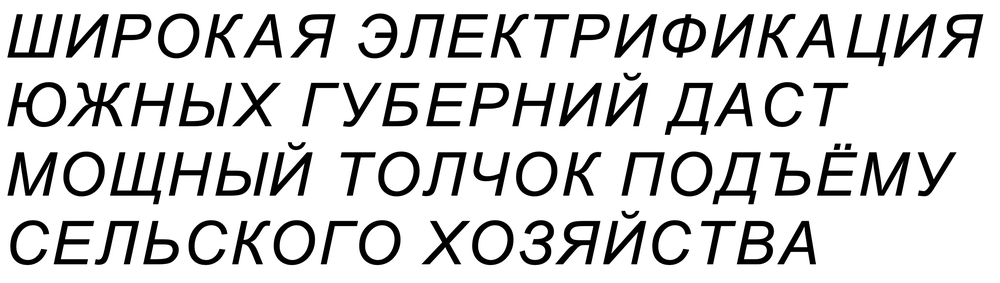
#> input picture media/samples/text/text3.png, 1000 x 283 px, shrunk from 2620 x 742 before the run
$ python task5.py   (older library calls are emulated)
#> lines starting #> are read from the running program, lines starting #| are printed output that depends on the picture; after the words box and inside, x2 and y2 are one past the last pixel; in counts of white or black regions, pixels touching at a corner belong together
### modules/text_generation.py
from PIL import Image
from PIL import ImageDraw
from PIL import ImageFont


def generate_img_from_text(text, font_path, font_size):
    # Создание белого квадрата, на котором будет написан текст
#> called with font_path = 'fonts/arial_italic.ttf', font_size = 52
    img_width = round(font_size * 1.2)
    img_height = round(font_size * 1.2)
    img = Image.new('RGB', (img_width, img_height), (255, 255, 255))
#> img: PIL image 62x62 RGB; every value is 255
    idraw = ImageDraw.Draw(img)

    # Печать текста поверх белово квадрата
    font = ImageFont.truetype(font_path, font_size)

    text_width, text_height = idraw.textsize(text, font=font)
#> text_width = 2870; text_height = 55
    idraw.text(((img_width - text_width) / 2, (img_height - text_height) / 2), text, (0, 0, 0), font=font)
    return img


# [20 lines left out: functions create_image_sample_text, generate_dictionary, not called in this run]

### utils.py
"""
Модуль содержить различные вспомогательные функции общего назначения
"""
from PIL import Image
import numpy as np
import time


def picture_to_array(image_path):
    """
    Получает матрицу пикселей из изображения по пути
    :param image_path: путь к исходному изображению
    :return: матрица пикселей
    """
#> called with image_path = 'media/samples/text/text3.png'
    img = Image.open(image_path)
#> img is the input picture: PIL image 1000x283 RGBA; mean R, G, B, A 210.3, 210.3, 210.3, 255
    img.load()
    return np.array(img)


# [23 lines left out: functions array_to_picture, timeit, not called in this run]


def pix_invert(pix_normalized, _):
    pix_height = pix_normalized.shape[0]
    pix_width = pix_normalized.shape[1]

    pix_inverted = np.empty([pix_height, pix_width]).astype(np.uint8)

    for x in range(0, pix_height):
        for y in range(0, pix_width):
            pix_inverted[x][y] = 1 if (pix_normalized[x][y] == 0) else 0

    return pix_inverted

### modules/semitone.py
import numpy as np


def semitone(pix_array):
    height, width, _ = pix_array.shape
    pix_new = np.empty([height, width]).astype(np.uint8)

    for x in range(0, height):
        for y in range(0, width):
            pix_new[x][y] = np.mean(pix_array[x][y])

    return pix_new

### modules/binarization.py
import numpy as np
from numpy.lib.stride_tricks import as_strided


# [47 lines left out: functions view_as_windows, bernsen_threshold, not called in this run]


def apply_threshold(pix_arr, threshold=128, wp_val=255):
    return ((pix_arr >= threshold) * wp_val).astype(np.uint8)

### modules/signs.py
import numpy as np
import matplotlib.pyplot as plt

from PIL import Image
from PIL import ImageDraw

import math


# [8 lines left out: function weight, not called in this run]


def specific_weight(pix_arr):
    size = pix_arr.shape
    return weight(pix_arr) / (size[0] * size[1])


# [9 lines left out: function calc_moment, not called in this run]


def zero_moment(pix_arr):
    return calc_moment(pix_arr, 0, 0)


def center_of_gravity_x(pix_arr):
    return calc_moment(pix_arr, 1, 0) / zero_moment(pix_arr)


def center_of_gravity_y(pix_arr):
    return calc_moment(pix_arr, 0, 1) / zero_moment(pix_arr)


def norm_center_of_gravity_x(pix_arr):
    return (center_of_gravity_x(pix_arr) - 1) / (pix_arr.shape[0] - 1)


def norm_center_of_gravity_y(pix_arr):
    return (center_of_gravity_y(pix_arr) - 1) / (pix_arr.shape[1] - 1)


# [22 lines left out: functions axial_moment_horizontal, axial_moment_vertical, not called in this run]


def norm_axial_moment_horizontal(pix_arr):
    return axial_moment_horizontal(pix_arr) / (weight(pix_arr)**2)


def norm_axial_moment_vertical(pix_arr):
    return axial_moment_vertical(pix_arr) / (weight(pix_arr)**2)


def calc_image_profile(pix, p=0, q=0):
    pix_height = pix.shape[0]
    pix_width = pix.shape[1]

    profile = []

    if p == 1:
        for x in range(0, pix_height):
            current_sum = 0
            for y in range(0, pix_width):
                current_sum += pix[x][y]
            profile.append(current_sum)
    elif q == 1:
        for y in range(0, pix_width):
            current_sum = 0
            for x in range(0, pix_height):
                current_sum += pix[x][y]
            profile.append(current_sum)

    return profile


def calc_image_profile_angle(pix):
    pix_height = pix.shape[0]
    pix_width = pix.shape[1]
    ctg = 27/130

    profile = []

    for y in range(math.ceil(pix_height * ctg), pix_width):
        current_sum = 0
        for x in range(0, pix_height):
            current_sum += pix[x][y - math.ceil(ctg * x)]
        profile.append(current_sum)

    return profile


def horizontal_profile(profile, path, figsize=(5.0, 5.0)):
    pts = np.arange(len(profile))
    fig, ax = plt.subplots(figsize=figsize)
    ax.plot(profile[::-1], pts)
    ax.set_yticklabels([])
    fig.savefig(path)
    plt.close()


def vertical_profile(profile, path, figsize=(5.0, 5.0)):
    pts = np.arange(len(profile))
    fig, ax = plt.subplots(figsize=figsize)
    ax.plot(pts, profile)
    ax.set_xticklabels([])
    fig.savefig(path)
    plt.close()


# Блок про распознавание
def detect_symbols_in_profile(p):
    bounds = []

    bound_start = None
    for i in range(0, len(p)):
        if (p[i - 1] == 0 and p[i] != 0) or i == 0:
            bound_start = i
        elif (p[i - 1] != 0 and p[i] == 0) or (i == len(p) - 1 and bound_start is not None):
            bounds.append((bound_start, i))
            bound_start = None

    return bounds


def detect_strings(p, n):
    bounds = []
    white_counter = 1

    bound_start = None

    for i in range(0, len(p)):
        if p[i] == 0 and bound_start is not None:
            if p[i - 1] != 0:
                white_counter = 1
            else:
                white_counter = white_counter + 1

            if white_counter == n:
                bounds.append((bound_start, i - white_counter))
                bound_start = None
        elif p[i] != 0:
            if bound_start is None:
                bound_start = i

        # [8 lines of commented-out code are left out]
    return bounds


def draw_polygons(source_path, result_path, rects):
    """
    :param source_path:
    :param result_path:
    :param rects: [x0, y0, x1, y1]
    :return:
    """
    img = Image.open(source_path)
    img.load()
    draw = ImageDraw.Draw(img)
    for i in range(0, len(rects)):
        draw.polygon(rects[i], outline="red")
        #draw.rectangle(rects[i], outline="red")

    img.save(result_path)


# [8 lines left out: function draw_lines, not called in this run]


def get_polygon(pix):
    result = []
    prof_x = calc_image_profile(pix, 1, 0)
    horizontal_bounds = detect_strings(prof_x, 2)
    for i in range(0, len(horizontal_bounds)):
        (y0, y1) = horizontal_bounds[i]
        line_pix = pix[y0:y1]
        prof_y = calc_image_profile_angle(line_pix)
        vertical_bounds = detect_symbols_in_profile(prof_y)
        for j in range(0, len(vertical_bounds)):
            (x0, x1) = vertical_bounds[j]
            char_pix = line_pix[:, x0:x1]
            result.append(get_symbol_polygon(char_pix, x0, x1, y0, y1))

    return result


# Конвертация параллелограмма в обычную матрицу
# [18 lines left out: function polygon_to_matrix, not called in this run]


def get_symbol_polygon(char_pix, x0=None, x1=None, y0=None, y1=None):
    # Котангенс наклона курсива (был высчитан вручную для arial_italic.ttf)
    ctg = (27 / 130)

    if x0 is None:
        x0 = 0
    if y0 is None:
        y0 = 0
    if x1 is None:
        x1 = char_pix.shape[1]
    if y1 is None:
        y1 = char_pix.shape[0]

    char_prof_x = calc_image_profile(char_pix, 1, 0)
    char_bounds = detect_symbols_in_profile(char_prof_x)
    (fy0, fy1) = (char_bounds[0][0], char_bounds[-1][1])
    ver_shift = y1 - (y0 + fy1)
    hor_shift = round(ver_shift * ctg)
    bottom_left = (x0 + hor_shift, y0 + fy1)
    bottom_right = (x1 + hor_shift, y0 + fy1)
    top_left = (x0 + round(ctg * (fy1 - fy0)) + hor_shift, y0 + fy0)
    top_right = (x1 + round(ctg * (fy1 - fy0)) + hor_shift, y0 + fy0)

    return [top_left, top_right, bottom_right, bottom_left]


# [30 lines left out: function get_pix_hypothesis, not called in this run]

### task5.py
import modules.text_generation as tg
import utils as utils
import modules.signs as s
import numpy as np
import modules.binarization as binary
import modules.semitone as semitone

SAMPLES_PATH = "media/samples/text/"
RESULTS_PATH = "media/results/task5/"


# [8 lines of commented-out code are left out]


def get_normalized_image(pix):
    img_grayscale = binary.apply_threshold(semitone.semitone(pix), 128, 1)
#> in semitone, `height, width, _ = pix_array.shape`: height = 283; width = 1000
#> after the loop in semitone, `for x in range(0, height):`:
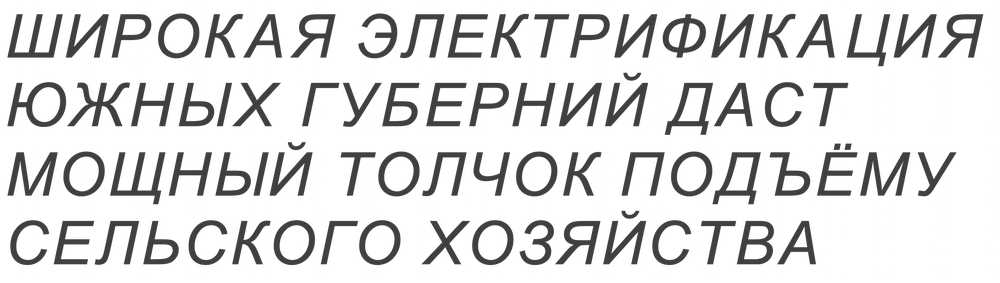
#> pix_new: shape (283, 1000); min 63, max 255, mean 221.3
#> in apply_threshold, `return ((pix_arr >= threshold) * wp_val).astype(np.uint8)`:
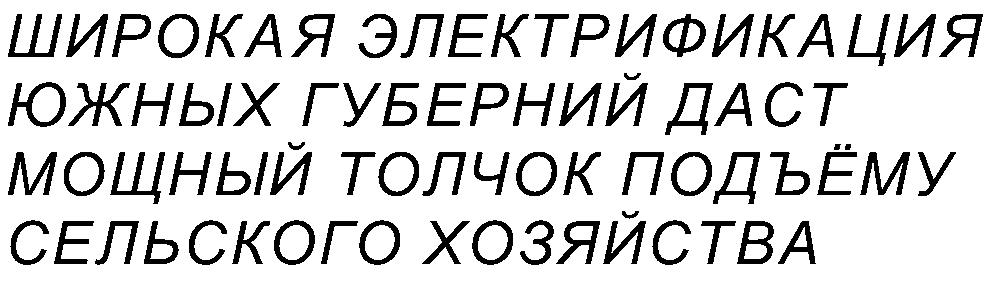
#> returned value: shape (283, 1000); values 0 (black) and 1 (white), 83.5% white; 82 black regions, largest, box (x1, y1, x2, y2) and area: (8, 82, 66, 127) 913, (110, 152, 165, 204) 907, (860, 152, 910, 195) 855
    return utils.pix_invert(img_grayscale, 0)


# 1. Подготовить текст из одной строки, пользуясь выбранным алфавитом и теми же параметрами шрифта
tg.generate_img_from_text("ШИРОКАЯ ЭЛЕКТРИФИКАЦИЯ ЮЖНЫХ ГУБЕРНИЙ ДАСТ МОЩНЫЙ ТОЛЧОК ПОДЪЁМУ СЕЛЬСКОГО ХОЗЯЙСТВА", "fonts/arial_italic.ttf", 52)
img_1 = get_normalized_image(utils.picture_to_array(SAMPLES_PATH + "text3.png"))

# 2. Реализовать алгоритм расчёта горизонтального и вертикального профиля изображения
# Профили X и Y
prof_x = s.calc_image_profile(img_1, 1, 0)[::-1]
#> after the loop in calc_image_profile, `for x in range(0, pix_height):`: profile = 283 values, max 427 at index 18, min 0 at index 0, mean 165.1
#> prof_x = 283 values, max 427 at index 264, min 0 at index 0, mean 165.1
prof_y = s.calc_image_profile(img_1, 0, 1)
#> prof_y = 1000 values, max 114 at index 15, min 0 at index 0, mean 46.73
# сохраняем графики профилей в картинках
s.horizontal_profile(prof_x, RESULTS_PATH + "1/line_profiles/horizontal.png")
#> in horizontal_profile, `pts = np.arange(len(profile))`: pts = 283 values from 0 to 282
#> in horizontal_profile, `fig.savefig(path)`:
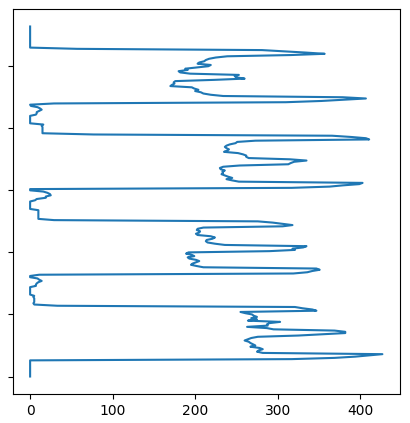
#> figure drawn by matplotlib, 1 panel
s.vertical_profile(prof_y, RESULTS_PATH + "1/line_profiles/vertical.png", (25, 5))
#> in vertical_profile, `pts = np.arange(len(profile))`: pts = 1000 values from 0 to 999
#> in vertical_profile, `fig.savefig(path)`:
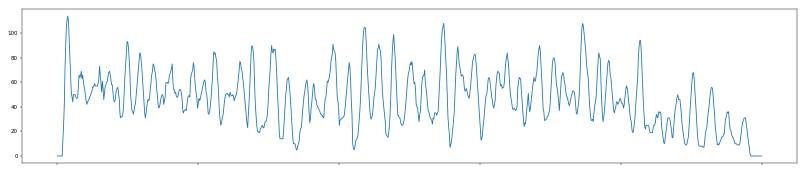
#> figure drawn by matplotlib, 1 panel

# [8 lines of commented-out code are left out]


poly_img_1 = s.get_polygon(img_1)
#> in get_polygon, `prof_x = calc_image_profile(pix, 1, 0)`: prof_x has the same summary as profile in calc_image_profile
#> the loop in detect_strings, `for i in range(0, len(p)):` made 283 passes
#> white_counter on passes 67, 68, 81, 82, 136, 137, 151, 152, 205, 206, 220, 266: 1, 2, 1, 2, 1, 2, 1, 2, 1, 2, 1, 1
#> after the loop in detect_strings, `for i in range(0, len(p)):`: bounds = [(14, 65), (73, 79), (82, 134), (142, 149), (152, 203), (211, 264)]; white_counter = 2
#> in get_polygon, `horizontal_bounds = detect_strings(prof_x, 2)`: horizontal_bounds has the same summary as bounds in detect_strings
#> the loop in get_polygon, `for i in range(0, len(horizontal_bounds)):` made 6 passes
#> vertical_bounds on pass 2: [(622, 640)]
#> after the loop in get_polygon, `for i in range(0, len(horizontal_bounds)):`:
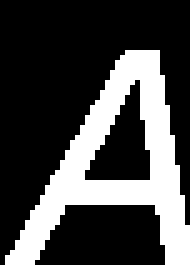
#> char_pix: shape (53, 38) (shown 5 times larger); values 0 (black) and 1 (white), 27.9% white; 1 white region, box (x1, y1, x2, y2) and area: (1, 10, 38, 53) 562
#> after the loop in get_polygon, `for i in range(0, len(horizontal_bounds)):`:
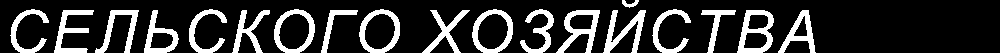
#> line_pix: shape (53, 1000); values 0 (black) and 1 (white), 19.6% white; 19 white regions, largest, box (x1, y1, x2, y2) and area: (737, 10, 774, 53) 728, (556, 10, 600, 53) 706, (603, 10, 646, 53) 700
s.draw_polygons(SAMPLES_PATH + "text3.png", RESULTS_PATH + "/1/bounds.png", poly_img_1)
#> the loop in draw_polygons, `for i in range(0, len(rects)):` made 81 passes
#> in draw_polygons, `img.save(result_path)`:
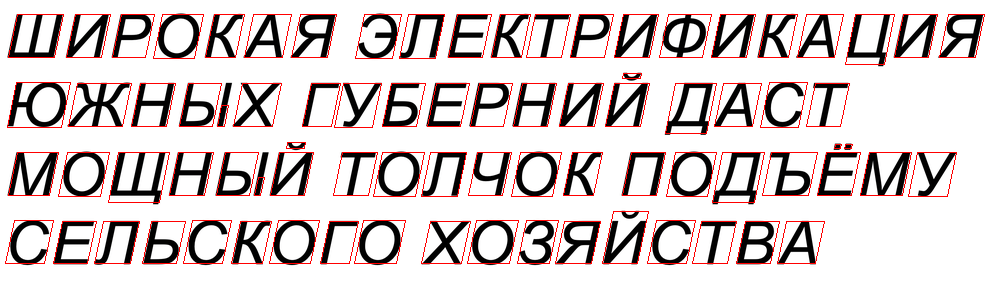
#> saved as bounds.png: PIL image 1000x283 RGBA; mean R, G, B, A 213.2, 202.1, 202.1, 255

# [8 lines of commented-out code are left out]

$ run again, with media/results/task5/2/bounds.png copied over media/samples/text/text3.png
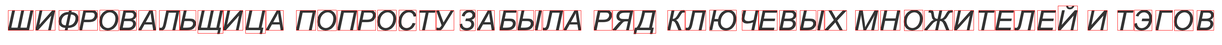
#> input picture media/results/task5/2/bounds.png, 1222 x 45 px, shrunk from 3202 x 118 before the run
#> img: PIL image 62x62 RGB; every value is 255
#> text_width = 2870; text_height = 55
#> in picture_to_array, img is the input picture: PIL image 1222x45 RGBA; mean R, G, B, A 225.4, 217.3, 217.3, 255
#> height = 45; width = 1222
#> after the loop in calc_image_profile, `for x in range(0, pix_height):`: profile = 45 values, max 498 at index 11, min 0 at index 0, mean 129.9
#> `prof_x = s.calc_image_profile(img_1, 1, 0)[::-1]`: prof_x = 45 values, max 498 at index 33, min 0 at index 0, mean 129.9
#> `prof_y = s.calc_image_profile(img_1, 0, 1)`: prof_y = 1222 values, max 17 at index 651, min 0 at index 0, mean 4.78
#> in horizontal_profile, `pts = np.arange(len(profile))`: pts = 45 values from 0 to 44
#> in vertical_profile, `pts = np.arange(len(profile))`: pts = 1222 values from 0 to 1221
#> in vertical_profile, `fig.savefig(path)`:
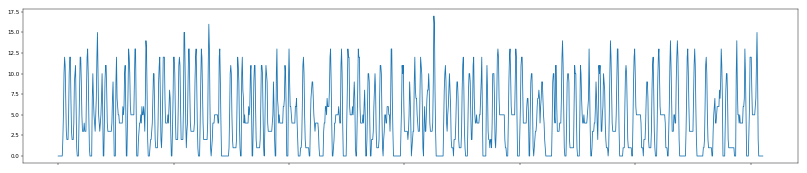
#> figure drawn by matplotlib, 1 panel
#> in get_polygon, `prof_x = calc_image_profile(pix, 1, 0)`: prof_x has the same summary as profile in calc_image_profile
#> the loop in detect_strings, `for i in range(0, len(p)):` made 45 passes
#> white_counter on passes 10, 35, 36: 1, 1, 2
#> after the loop in detect_strings, `for i in range(0, len(p)):`: bounds = [(6, 33)]; white_counter = 2
#> horizontal_bounds = [(6, 33)]
#> the loop in get_polygon, `for i in range(0, len(horizontal_bounds)):` made 1 pass
#> the loop in draw_polygons, `for i in range(0, len(rects)):` made 56 passes
#> in draw_polygons, `img.save(result_path)`:
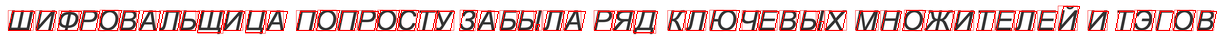
#> saved as bounds.png: PIL image 1222x45 RGBA; mean R, G, B, A 229.9, 206.2, 206.2, 255
